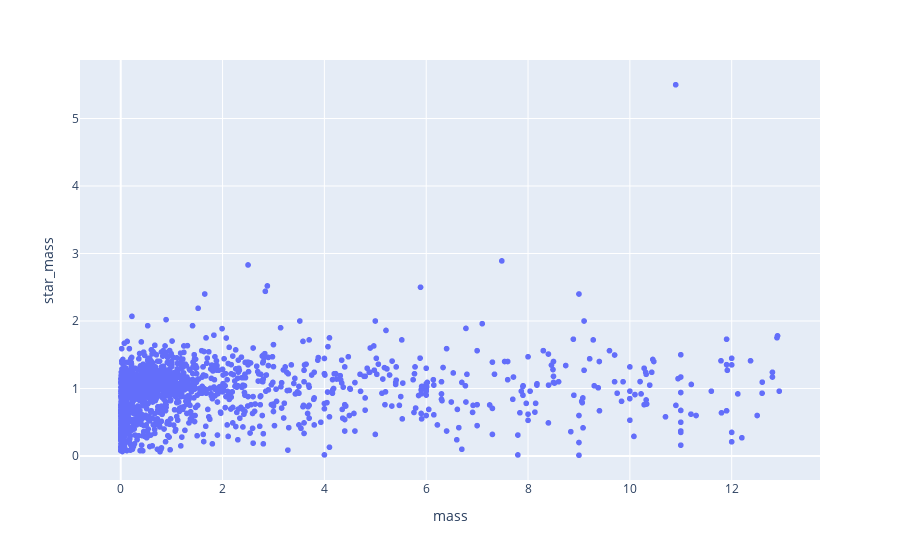

Notebook code for this chart:
### Code cell
px.scatter(df, x="mass", y="star_mass")

### Figure 1 — Plotly figure (JSON) as saved in the notebook; plotly's stock layout.template omitted (floating-point values rounded to 4 significant figures; data arrays with more than 128 entries replaced by an {"elided": "..."} marker saying what was removed)
{"data": [{"hovertemplate": "mass=%{x}<br>star_mass=%{y}<extra></extra>", "legendgroup": "", "marker": {"color": "#636efa", "symbol": "circle"}, "mode": "markers", "name": "", "showlegend": false, "type": "scattergl", "x": {"elided": "5986 float values"}, "xaxis": "x", "y": {"elided": "5986 float values"}, "yaxis": "y"}], "layout": {"legend": {"tracegroupgap": 0}, "margin": {"t": 60}, "xaxis": {"anchor": "y", "domain": [0, 1], "title": {"text": "mass"}}, "yaxis": {"anchor": "x", "domain": [0, 1], "title": {"text": "star_mass"}}}}
